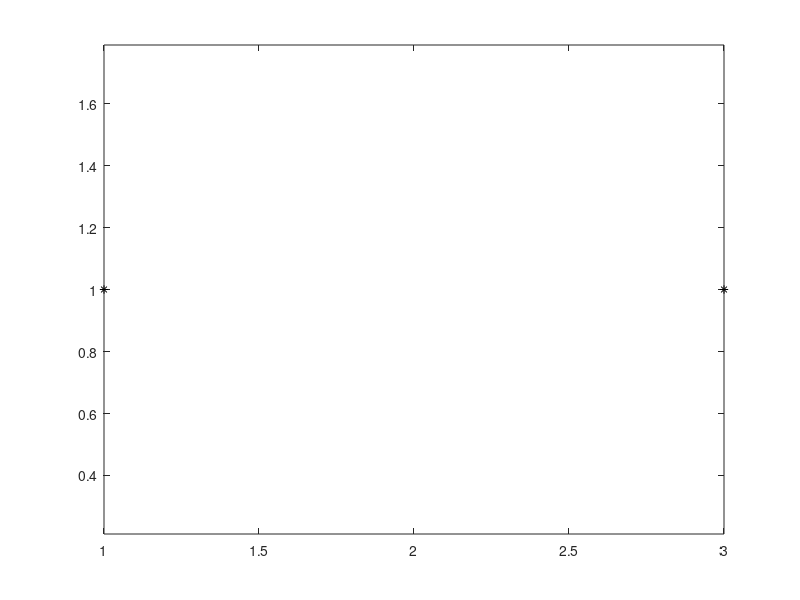

This chart was generated by the following MATLAB code: (Note: this script raises an error after producing the figure.)
clear
px = [1 3]; py = [1 +1 ]; r = [2 2.5];
plot (px, py, 'k*');
hold on; axis equal;
syms x y;
F(x, y) = (x-px(1))^2 + (y-py(1))^2 - r(1)^2;
fimplicit(F, 'b');
G(x, y) = (x-px(2))^2 + (y-py(2))^2 - r(2)^2;
fimplicit(G, 'g');
e = [F==0; G==0];
m = solve(e, [x,y]);
for i=1:length(m.x)
    M = [m.x(i), m.y(i)];
    plot (M(1), M(2), 'r.', 'MarkerSize', 20);
end